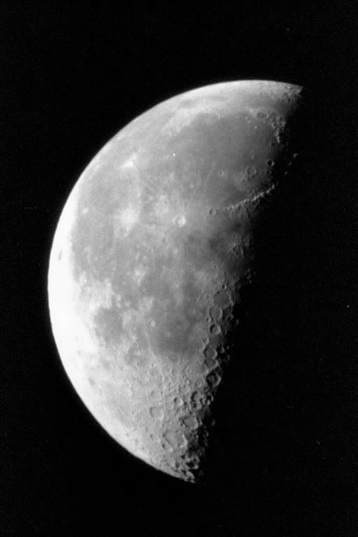
#> input picture data/Image5.png, 358 x 537 px
$ python scikit.py   (older library calls are emulated)
#> lines starting #> are read from the running program, lines starting #| are printed output that depends on the picture
import numpy as np

from skimage import  img_as_float
from skimage.restoration import denoise_nl_means

from skimage import io
import cv2


def showMultiImages(arr, name = 'wind', scale = 0.7):
  newArr=  []
  for a in arr:
    newArr.append(cv2.resize(a, (0,0 ), fx = scale, fy = scale))
  cv2.imshow(name, np.concatenate(newArr, axis=1))
  cv2.waitKey(1)

def PSNR(original, noisy, peak=100): ## TAKEN FROM http://dsvision.github.io/an-approach-to-non-local-means-denoising.html
    mse = np.mean((original-noisy)**2)
    ret = 10*np.log10(peak*peak/mse)
    return ret

image = img_as_float(io.imread('data/Image5.png', as_gray = True))
#> image: shape (537, 358) float64; min 0, max 0.992, mean 0.208
mean = 0
sigma = 0.1
noise = np.random.normal(mean, sigma, (image.shape[0],image.shape[1]))
noisy = image + noise
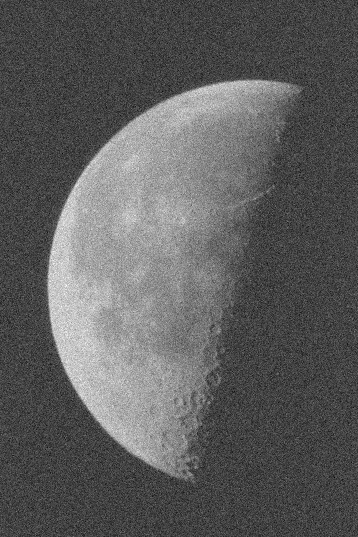
#> noisy: shape (537, 358) float64; min -0.466, max 1.37, mean 0.208; drawn with min black and max white

#> (the run stopped early here; a loop or call above may not have finished)

$ run again, with data/Image1.png copied over data/Image5.png
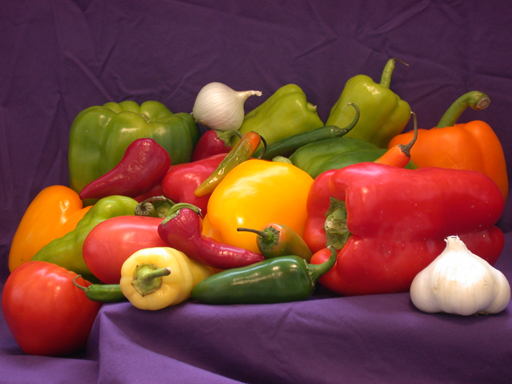
#> input picture data/Image1.png, 512 x 384 px
#> `image = img_as_float(io.imread('data/Image5.png', as_gray = True))`:
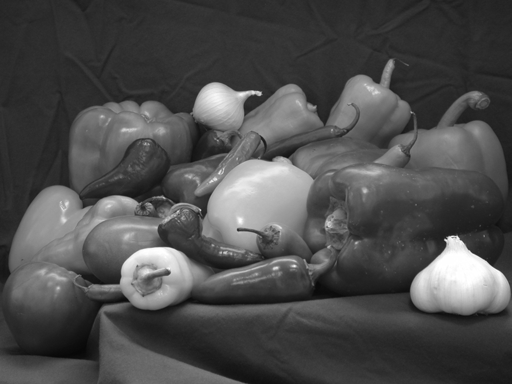
#> image: shape (384, 512) float64; min 0.0291, max 1, mean 0.303
#> `noisy = image + noise`:
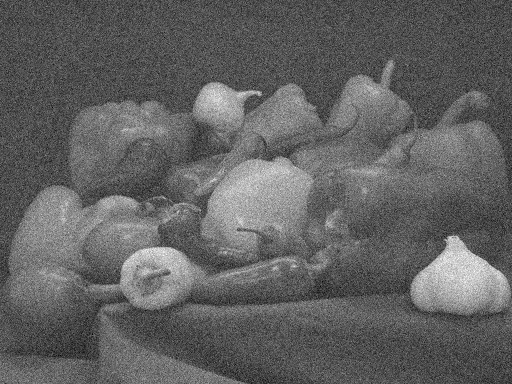
#> noisy: shape (384, 512) float64; min -0.328, max 1.31, mean 0.304; drawn with min black and max white

$ run again, with data/Image10.png copied over data/Image5.png
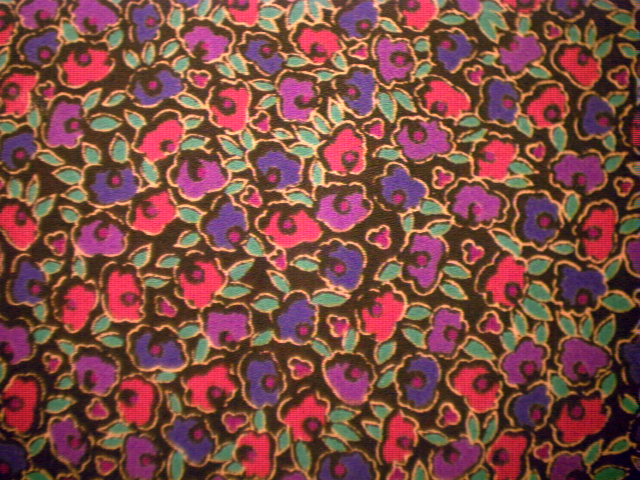
#> input picture data/Image10.png, 640 x 480 px
#> `image = img_as_float(io.imread('data/Image5.png', as_gray = True))`:
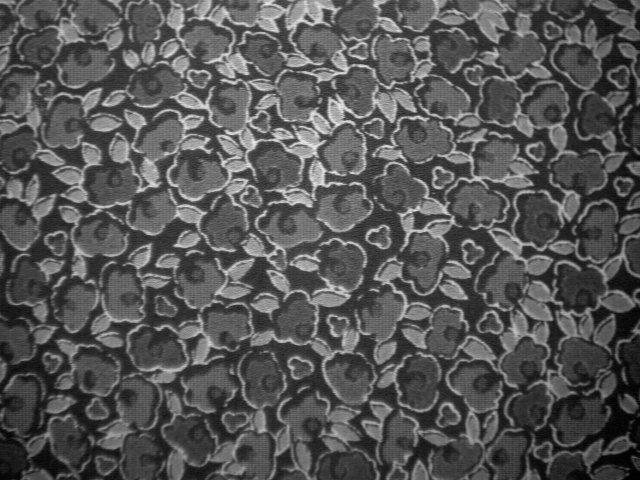
#> image: shape (480, 640) float64; min 0.00452, max 0.929, mean 0.337
#> `noisy = image + noise`:
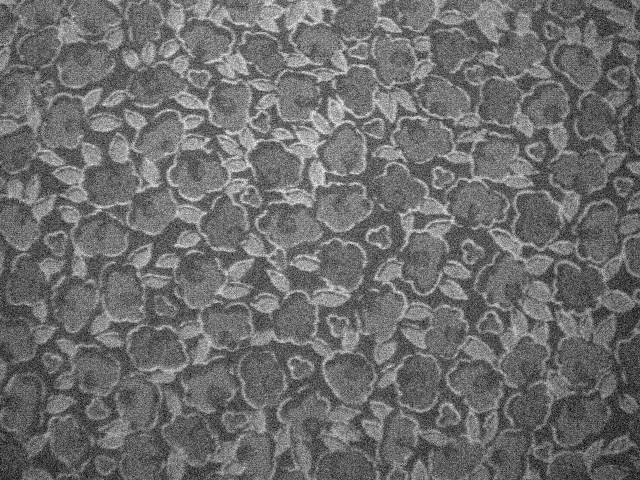
#> noisy: shape (480, 640) float64; min -0.289, max 1.17, mean 0.338; drawn with min black and max white

$ run again, with data/Image2.png copied over data/Image5.png
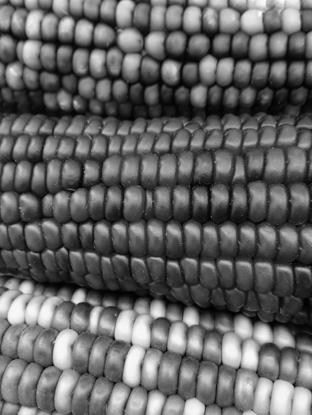
#> input picture data/Image2.png, 312 x 415 px
#> `noisy = image + noise`:
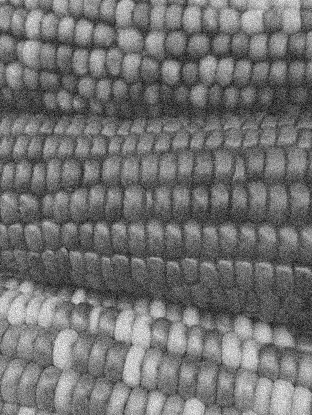
#> noisy: shape (415, 312) float64; min -0.337, max 1.3, mean 0.392; drawn with min black and max white
